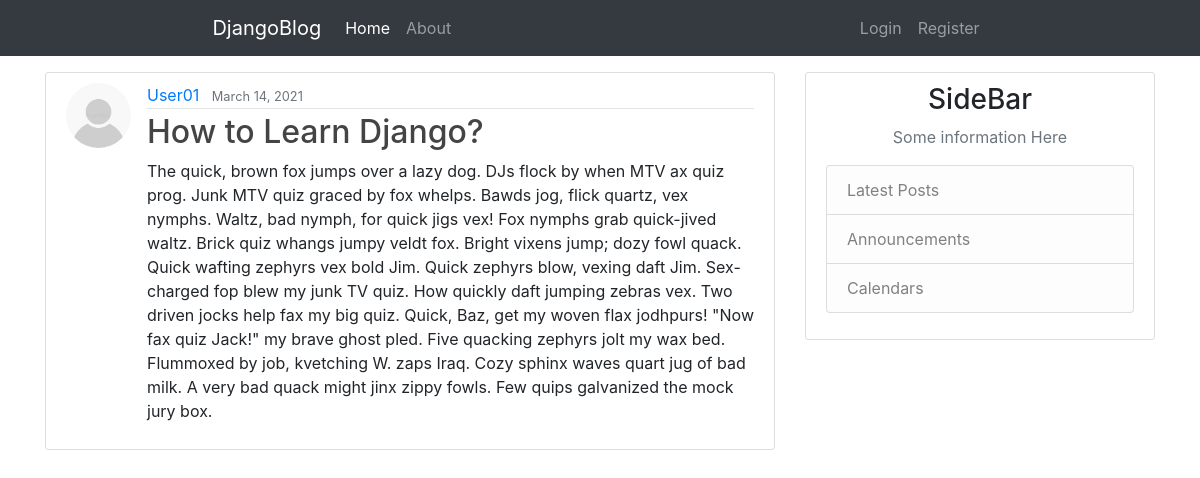
Page /post/6/ on the committed database.
### blog/models.py (models this page shows, shortened)
class Post(models.Model):
    title = models.CharField(max_length=50)
    content = models.TextField()
    date = models.DateTimeField(default=timezone.now)
    author = models.ForeignKey(User, on_delete=models.CASCADE)

### users/models.py (models this page shows, shortened)
class Profile(models.Model):
    user = models.OneToOneField(User, on_delete=models.CASCADE)
    image = models.ImageField(default='default.jpg', upload_to='profile_pics')

### blog/views.py (the view)
# urls.py: path('post/<int:pk>/', PostDetailView.as_view(), name='post-detail'),
class PostDetailView(DetailView):
    model = Post

### blog/templates/blog/post_detail.html (shortened to what this page needs)
{% extends "blog/base.html" %}
{% block content %}
    <article class="media content-section">
      <img class="rounded-circle article-img" src="{{ object.author.profile.image.url }}" alt="admin-img">
      <div class="media-body">
        <div class="article-metadata">
          <a class="mr-2" href="#" target="_blank">{{ object.author }}</a>
          <small class="text-muted">{{ object.date|date:"F d, Y" }}</small>
        </div>
        <h2 class="article-title">{{ object.title }}</h2>
        <p class="article-content">{{ object.content }}</p>
      </div>
    </article>
{% endblock content %}

### blog/templates/blog/base.html (style rules this page uses)
.content-section { background: #ffffff; padding: 10px 20px; border: 1px solid #dddddd; border-radius: 3px; margin-bottom: 20px; }
.article-title { color: #444444; }
.article-content { white-space: pre-line; }
.article-img { height: 65px; width: 65px; margin-right: 16px; }
.article-metadata { padding-bottom: 1px; margin-bottom: 4px; border-bottom: 1px solid #e3e3e3 }

### rows in the picture
Post: author.profile.image (placeholder picture), author "User01", date "March 14, 2021", title "How to Learn Django?", content "The quick, brown fox jumps over a lazy dog. DJs flock by when MTV ax quiz prog. Junk MTV quiz graced by fox whelps. Bawds jog, flick quartz, vex nymphs. Waltz, bad nymph, for quick jigs vex! Fox nymphs grab quick-jived waltz. Brick quiz whangs jumpy veldt fox. Bright vixens jump; dozy fowl quack. Quick wafting zephyrs vex bold Jim. Quick zephyrs blow, vexing daft Jim. Sex-charged fop blew my junk TV quiz. How quickly daft jumping zebras vex. Two driven jocks help fax my big quiz. Quick, Baz, get my woven flax jodhpurs! \"Now fax quiz Jack!\" my brave ghost pled. Five quacking zephyrs jolt my wax bed. Flummoxed by job, kvetching W. zaps Iraq. Cozy sphinx waves quart jug of bad milk. A very bad…"
